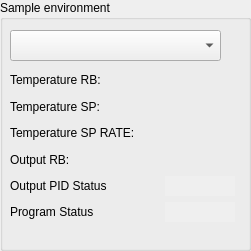
   <widget class="QGroupBox" name="groupBox_5">
    <property name="geometry">
     <rect>
      <x>20</x>
      <y>920</y>
      <width>251</width>
      <height>251</height>
     </rect>
    </property>
    <property name="title">
     <string>Sample environment </string>
    </property>
    <widget class="QWidget" name="gridLayoutWidget_3">
     <property name="geometry">
      <rect>
       <x>10</x>
       <y>70</y>
       <width>225</width>
       <height>152</height>
      </rect>
     </property>
     <layout class="QGridLayout" name="gridLayout_3">
      <item row="4" column="0">
       <widget class="QLabel" name="label_output_pid">
        <property name="text">
         <string>Output PID Status</string>
        </property>
       </widget>
      </item>
      <item row="5" column="0">
       <widget class="QLabel" name="label_pv_sp_3">
        <property name="text">
         <string>Program Status</string>
        </property>
       </widget>
      </item>
      <item row="1" column="0" colspan="2">
       <widget class="QLabel" name="label_pv_sp">
        <property name="text">
         <string>Temperature SP:</string>
        </property>
       </widget>
      </item>
      <item row="4" column="1">
       <widget class="QLabel" name="label_output_pid_status">
        <property name="minimumSize">
         <size>
          <width>70</width>
          <height>0</height>
         </size>
        </property>
        <property name="maximumSize">
         <size>
          <width>20</width>
          <height>20</height>
         </size>
        </property>
        <property name="autoFillBackground">
         <bool>true</bool>
        </property>
        <property name="text">
         <string/>
        </property>
        <property name="alignment">
         <set>Qt::AlignCenter</set>
        </property>
       </widget>
      </item>
      <item row="3" column="0" colspan="2">
       <widget class="QLabel" name="label_output_rb">
        <property name="text">
         <string>Output RB:</string>
        </property>
       </widget>
      </item>
      <item row="0" column="0" colspan="2">
       <widget class="QLabel" name="label_pv_rb">
        <property name="text">
         <string>Temperature RB:</string>
        </property>
       </widget>
      </item>
      <item row="5" column="1">
       <widget class="QLabel" name="label_program_status">
        <property name="minimumSize">
         <size>
          <width>70</width>
          <height>0</height>
         </size>
        </property>
        <property name="maximumSize">
         <size>
          <width>20</width>
          <height>20</height>
         </size>
        </property>
        <property name="autoFillBackground">
         <bool>true</bool>
        </property>
        <property name="text">
         <string/>
        </property>
        <property name="alignment">
         <set>Qt::AlignCenter</set>
        </property>
       </widget>
      </item>
      <item row="2" column="0" colspan="2">
       <widget class="QLabel" name="label_pv_sp_rate">
        <property name="text">
         <string>Temperature SP RATE:</string>
        </property>
       </widget>
      </item>
     </layout>
    </widget>
    <widget class="QComboBox" name="comboBox_sample_envs">
     <property name="geometry">
      <rect>
       <x>10</x>
       <y>30</y>
       <width>211</width>
       <height>31</height>
      </rect>
     </property>
    </widget>
   </widget>
